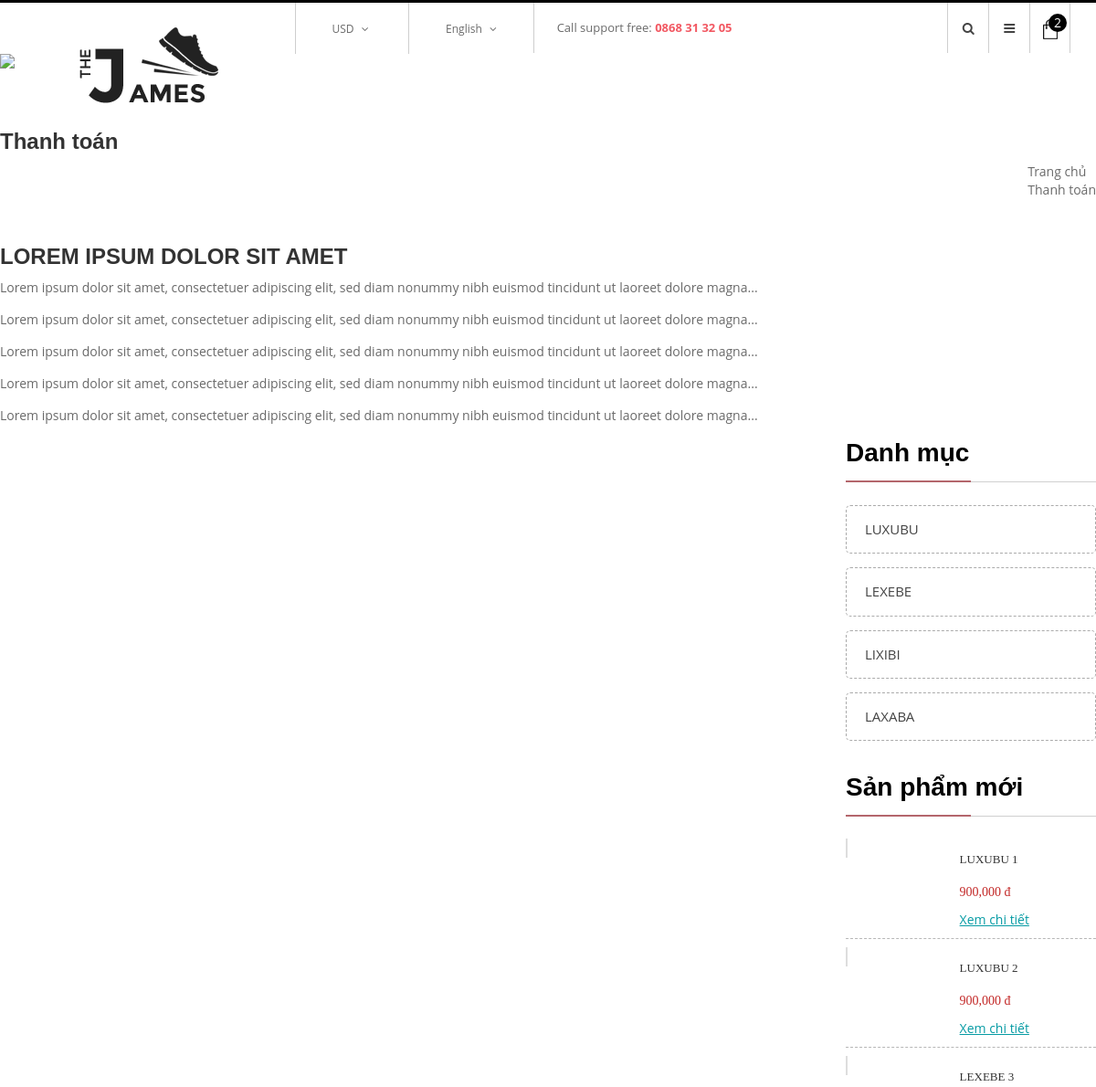
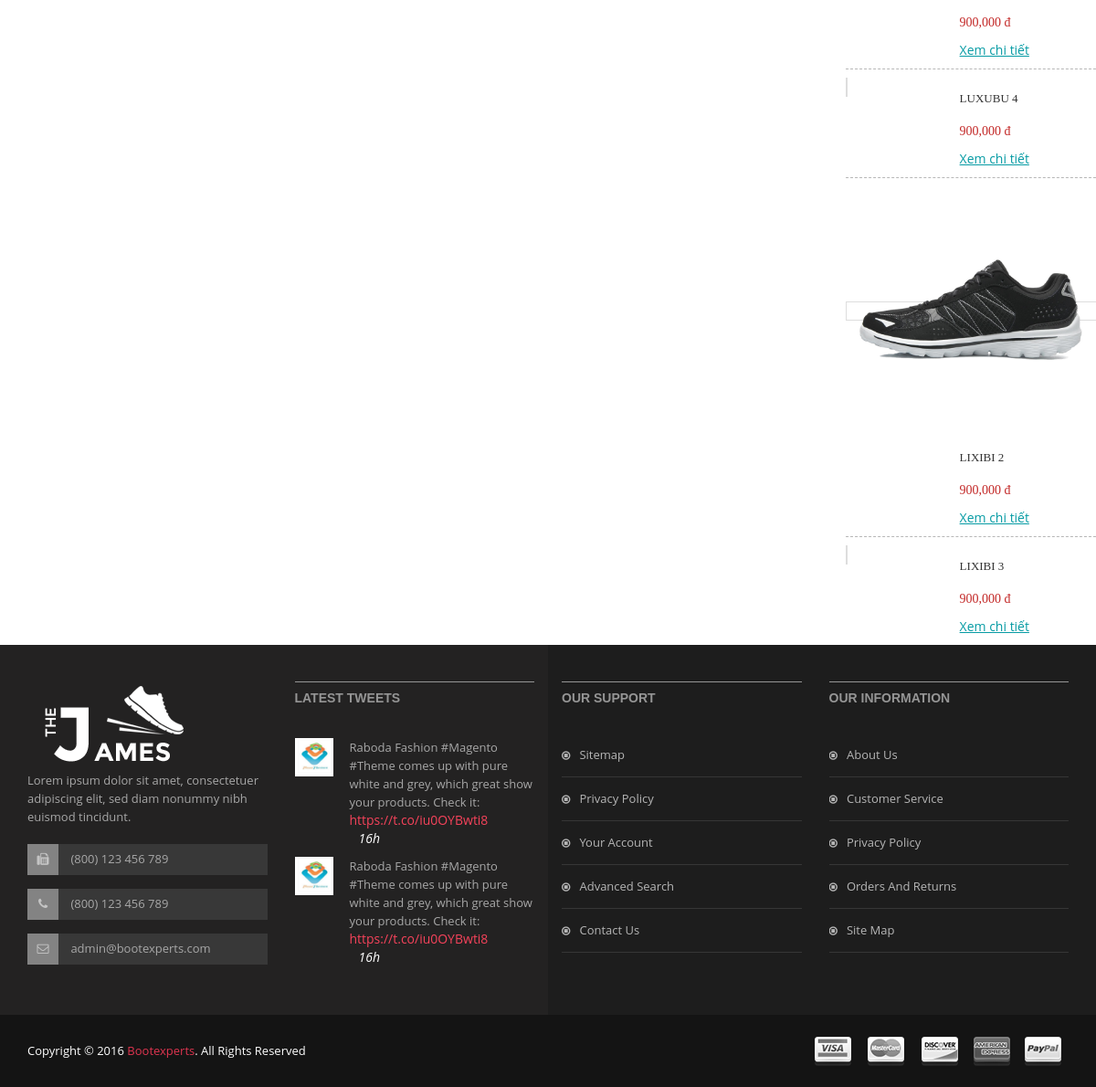
Screenshot of /shoe/index.php?page=detail_news&id=1 with the database file from the repository (2 pictures, top to bottom).
### tables this page shows
CREATE TABLE `tbl_post` (
  `id` int(11) NOT NULL,
  `title` varchar(100) DEFAULT NULL,
  `content` text,
  `image` varchar(100) DEFAULT NULL,
  `description` text,
  `uploaded_on` datetime NOT NULL,
  `author` varchar(100) DEFAULT NULL
);

CREATE TABLE `tbl_category` (
  `id` int(11) NOT NULL,
  `title` varchar(100) NOT NULL,
  `content` text NOT NULL
);

CREATE TABLE `tbl_product` (
  `id` int(11) NOT NULL,
  `name` varchar(100) NOT NULL,
  `code` varchar(50) NOT NULL,
  `price` int(11) NOT NULL,
  `amount` int(11) DEFAULT NULL,
  `image` varchar(100) NOT NULL,
  `category` varchar(100) NOT NULL,
  `detail` text NOT NULL,
  `sale` int(11) DEFAULT NULL,
  `description` varchar(500) DEFAULT NULL,
  `uploaded_on` datetime NOT NULL
);

### shoe/pages/detail_news.php (the view, shortened to what this page needs)
<div id="main-content-wp" class="detail-news-page">
    <div class="section" id="breadcrumb-wp">
        <div class="wp-inner">
            <div class="section-detail clearfix">
                <h3 class="title fl-left">Thanh toán</h3>
                <ul class="list-breadcrumb fl-right">
                    <li>
                        <a href="?page=home" title="">Trang chủ</a>
                    </li>
                    <li>
                        <a href="" title="">Thanh toán</a>
                    </li>
                </ul>
            </div>
        </div>
    </div>
    <div id="wrapper" class="wp-inner clearfix">
        <div id="content" class="fl-left">
            <div class="section" id="detail-news-wp">
                <div class="section-detail">
                    <?php
                            include("config/dbconfig.php");
                            $id = $_GET['id'];
                           $sql = "select * from tbl_post where id = ".$id;
                           $run = mysqli_query($conn,$sql);
                           $row = mysqli_fetch_array($run);
                     ?>
                    <h3 class="title"><?php echo $row["title"];?></h3>
                    <div class="detail">
                        <?php echo $row["content"];?>
                    </div>
                </div>
            </div>
        </div>
        <div id="sidebar" class="fl-right">
            <div class="section" id="category-wp">
                <div class="section-head">
                    <h3 class="section-title">Danh mục</h3>
                </div>
                <div class="section-detail">
                    <ul class="list-item">
                        <?php
                                  include("config/dbconfig.php");
                                  $sql = "SELECT * from tbl_category";
                                  $run = mysqli_query($conn, $sql);
                                  while ($row = mysqli_fetch_array($run)) {
                                ;?>
                        <li>
                            <a href="?page=category_product&id=<?php echo $row['id']?>" title=""><?php echo $row['title']?></a>
                        </li><?php } ?>
                    </ul>
                </div>
            </div>
            <div class="section" id="list-popular-wp">
                <div class="section-head">
                    <h1 class="section-title">Sản phẩm mới</h1>
                </div>
                <div class="section-detail">
                    <ul class="list-item">
                        <?php
                            include("config/dbconfig.php");
                            $sql1 = "SELECT * from tbl_product limit 6";
                            $run1 = mysqli_query($conn, $sql1);
                            while ($row1 = mysqli_fetch_array($run1)) {
                            ;?>
                        <li class="clearfix">
                            <a href="?page=detail_product&id=<?php echo $row1['id'];?>" title="" class="thumb fl-left">
                                <img src="index.php/../images/product/<?php echo $row1['image']?>" alt="">
                            </a>
                            <div class="info fl-right">
                                <a href="?page=detail_product&id=<?php echo $row1['id'];?>" title="" class="product-name"><?php echo $row1['name']?></a>
                                <span class="fee"><?php echo number_format($row1['sale']); ?> đ</span>
                                <a href="?page=detail_product&id=<?php echo $row1['id'];?>" title="" class="more">Xem chi tiết</a>
                            </div>
                        </li><?php } ?>
                    </ul>
                </div>
            </div>
        </div>
    </div>
</div>

### shoe/public/css/main.css (style rules this page uses)
html { color: #222; font-size: 1em; line-height: 1.4; }
audio, canvas, iframe, img, svg, video { vertical-align: middle; }
.clearfix:before, .clearfix:after { content: " "; display: table; }
.clearfix:after { clear: both; }

### rows the page displays
tbl_post: title "LOREM IPSUM DOLOR SIT AMET", content "Lorem ipsum dolor sit amet, consectetuer adipiscing elit, sed diam nonummy nibh euismod tincidunt ut laoreet dolore magna... Lorem ipsum dolor sit amet, consectetuer adipiscing elit, sed diam nonummy nibh euismod tincidunt ut laoreet dolore magna... Lorem ipsum dolor sit amet, consectetuer adipiscing elit, sed diam nonummy nibh euismod tincidunt ut laoreet dolore magna... Lorem ipsum dolor sit amet, consectetuer adipiscing elit, sed diam nonummy nibh euismod tincidunt ut laoreet dolore magna... Lorem ipsum dolor sit amet, consectetuer adipiscing elit, sed diam nonummy nibh euismod tincidunt ut laoreet dolore magna..."
tbl_category: title "LUXUBU"
tbl_category: title "LEXEBE"
tbl_category: title "LIXIBI"
tbl_category: title "LAXABA"
tbl_product: name "LUXUBU 1", sale "900,000"
tbl_product: name "LUXUBU 2", sale "900,000"
tbl_product: name "LEXEBE 3", sale "900,000"
tbl_product: name "LUXUBU 4", sale "900,000"
tbl_product: image (picture), name "LIXIBI 2", sale "900,000"
tbl_product: name "LIXIBI 3", sale "900,000"
